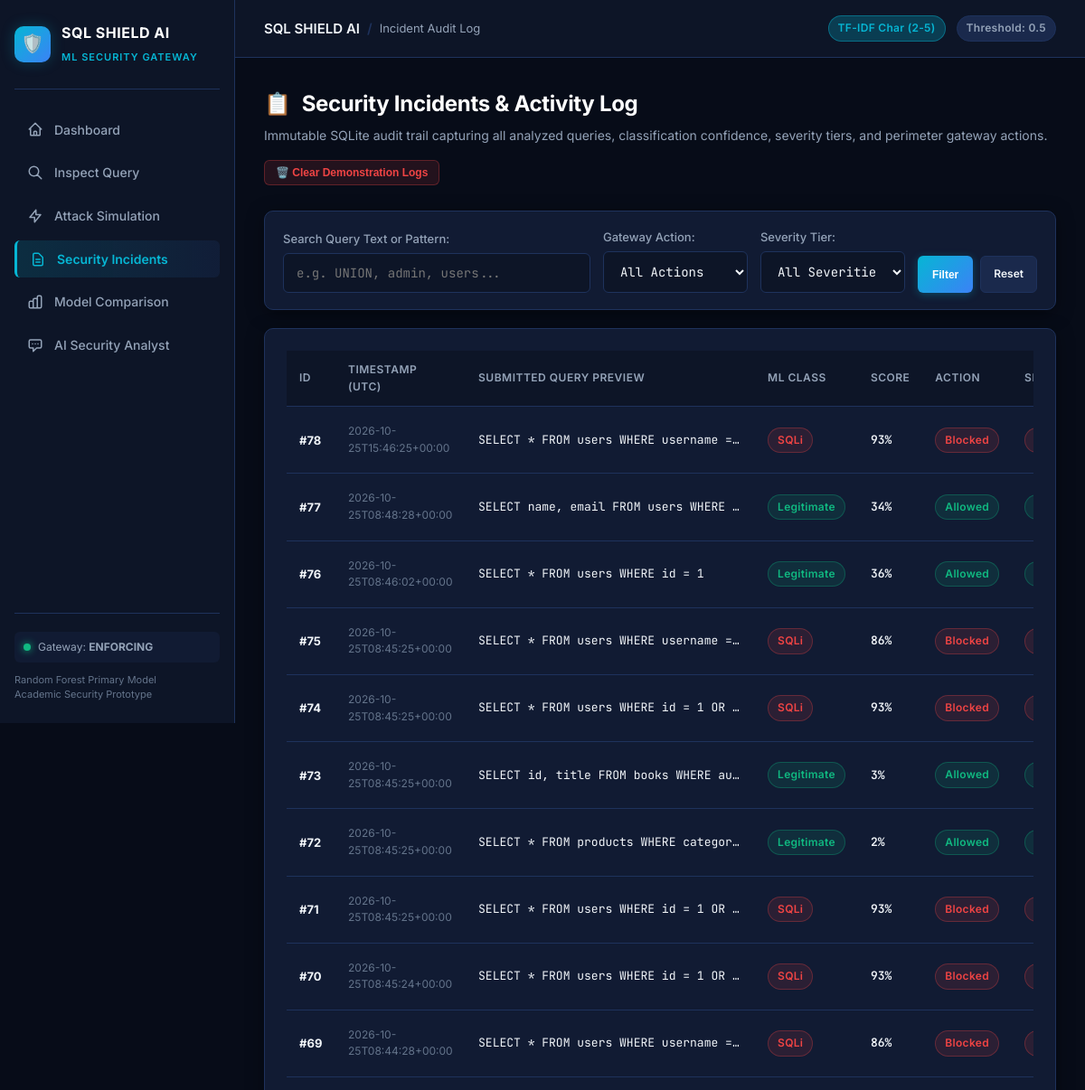
Page /incidents (upper part) on the earlier database version.
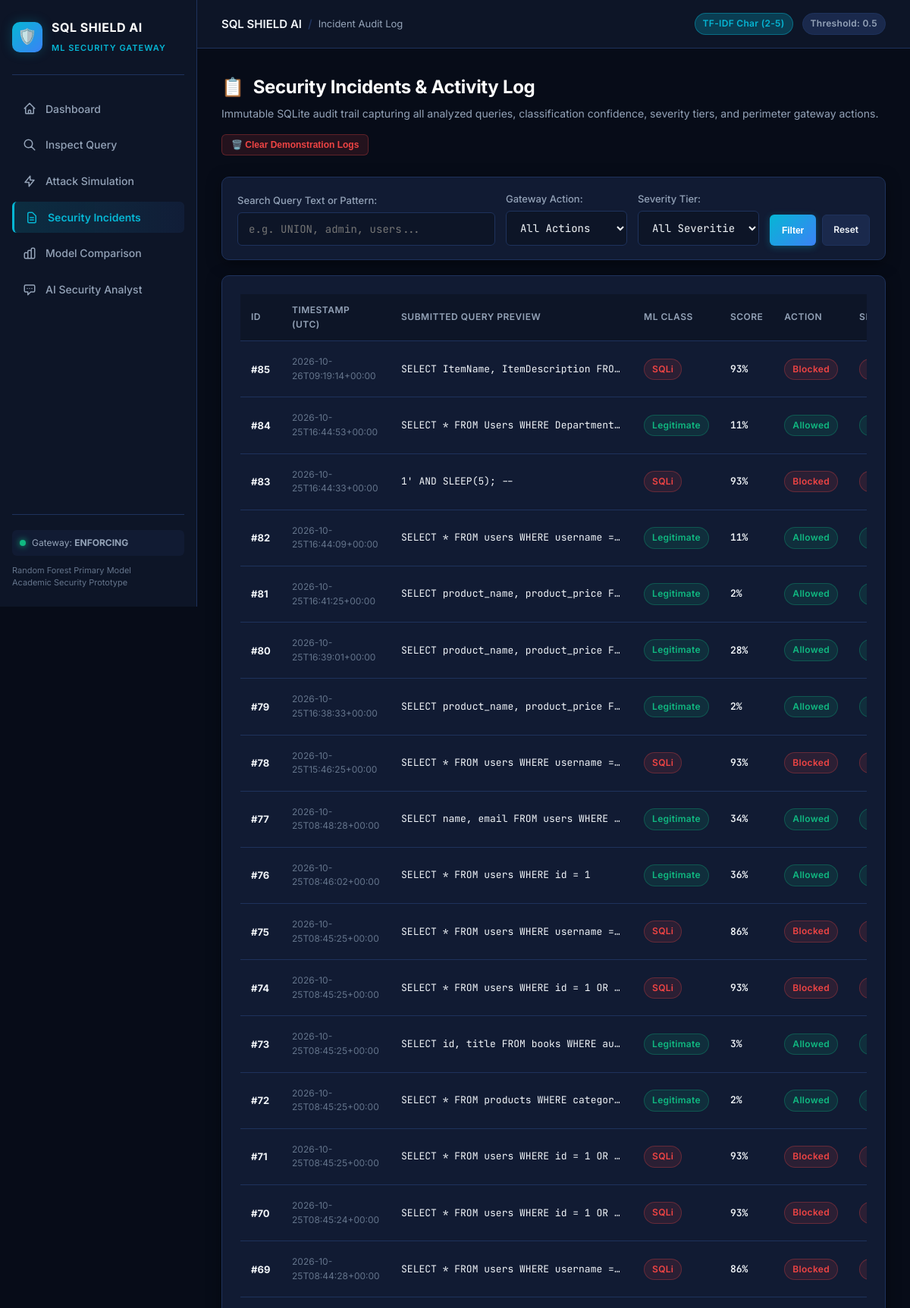
Same page on the later database version.
### tables this page shows
CREATE TABLE incidents (
    id INTEGER PRIMARY KEY AUTOINCREMENT,
    timestamp TEXT NOT NULL,
    submitted_input TEXT NOT NULL,
    predicted_class TEXT NOT NULL,
    model_used TEXT NOT NULL,
    score REAL,
    action_taken TEXT NOT NULL,
    severity TEXT NOT NULL,
    explanation TEXT,
    mitigation TEXT
);

### app.py (the view)
@app.get("/incidents")
def incidents_page():
    action = request.args.get("action")
    severity = request.args.get("severity")
    search = request.args.get("search")
    incidents_list = list_incidents(limit=150, action=action, severity=severity, search=search)
    stats = get_stats()
    return render_template(
        "incidents.html",
        active="incidents",
        incidents=incidents_list,
        stats=stats,
        current_action=action or "",
        current_severity=severity or "",
        current_search=search or "",
        config=config,
    )

### database/db.py (called while the page is built)
def get_connection():
    conn = sqlite3.connect(DB_PATH)
    conn.row_factory = sqlite3.Row
    return conn

def list_incidents(limit=100, action=None, severity=None, search=None):
    query = "SELECT * FROM incidents WHERE 1=1"
    params = []
    if action:
        query += " AND action_taken = ?"
        params.append(action)
    if severity:
        query += " AND severity = ?"
        params.append(severity)
    if search:
        query += " AND (submitted_input LIKE ? OR explanation LIKE ?)"
        wildcard = f"%{search}%"
        params.extend([wildcard, wildcard])
    query += " ORDER BY id DESC LIMIT ?"
    params.append(int(limit))
    with get_connection() as conn:
        rows = conn.execute(query, params).fetchall()
        return [dict(r) for r in rows]

### templates/incidents.html (shortened to what this page needs)
{% extends "base.html" %}
{% block breadcrumb %}Incident Audit Log{% endblock %}
{% block content %}
<div class="page-header" style="display:flex; justify-content:space-between; align-items:flex-end; flex-wrap:wrap; gap:16px;">
  <div>
    <h1 class="page-title">
      <span>📋</span> Security Incidents & Activity Log
    </h1>
    <p class="page-subtitle">
      Immutable SQLite audit trail capturing all analyzed queries, classification confidence, severity tiers, and perimeter gateway actions.
    </p>
  </div>
  <div style="display:flex; gap:10px;">
    <button class="btn btn-danger btn-sm" onclick="openModal('clear-logs-modal')">
      🗑️ Clear Demonstration Logs
    </button>
  </div>
</div>
<div class="card" style="margin-bottom: 20px; padding: 18px 20px;">
  <form method="GET" action="/incidents" style="display:flex; gap:14px; flex-wrap:wrap; align-items:flex-end;">
    <div style="flex:1; min-width:240px;">
      <label class="form-label" style="margin-bottom:6px;">Search Query Text or Pattern:</label>
      <input type="text" name="search" class="form-control" placeholder="e.g. UNION, admin, users..." value="{{ current_search }}">
    </div>
    <div style="width:160px;">
      <label class="form-label" style="margin-bottom:6px;">Gateway Action:</label>
      <select name="action" class="form-control">
        <option value="" {{ 'selected' if not current_action else '' }}>All Actions</option>
      </select>
    </div>
    <div style="width:160px;">
      <label class="form-label" style="margin-bottom:6px;">Severity Tier:</label>
      <select name="severity" class="form-control">
        <option value="" {{ 'selected' if not current_severity else '' }}>All Severities</option>
      </select>
    </div>
    <div style="display:flex; gap:8px;">
      <button type="submit" class="btn btn-primary btn-sm" style="padding:10px 16px;">Filter</button>
      <a href="/incidents" class="btn btn-secondary btn-sm" style="padding:10px 14px;">Reset</a>
    </div>
  </form>
</div>
<div class="card">
  {% if incidents %}
  <div class="table-responsive">
    <table class="data-table">
      <thead>
        <tr>
          <th>ID</th>
          <th>Timestamp (UTC)</th>
          <th>Submitted Query Preview</th>
          <th>ML Class</th>
          <th>Score</th>
          <th>Action</th>
          <th>Severity</th>
        </tr>
      </thead>
      <tbody>
        {% for inc in incidents %}
        <tr>
          <td style="font-weight: 700;">#{{ inc.id }}</td>
          <td style="color:var(--text-muted); font-size:12px;">{{ inc.timestamp }}</td>
          <td class="code-cell" title="{{ inc.submitted_input }}">{{ inc.submitted_input }}</td>
          <td>
            <span class="badge {{ 'badge-block' if inc.predicted_class == 'SQLi' else 'badge-allow' }}">
              {{ inc.predicted_class }}
            </span>
          </td>
          <td style="font-family:var(--font-mono); font-weight:600;">
            {{ (inc.score * 100)|round|int }}%
          </td>
          <td>
            <span class="badge {{ 'badge-block' if inc.action_taken == 'Blocked' else 'badge-allow' }}">
              {{ inc.action_taken }}
            </span>
          </td>
          <td>
            <span class="badge {{ 'badge-block' if inc.severity == 'High' else ('badge-warn' if inc.severity == 'Medium' else 'badge-allow') }}">
            </span>
          </td>
        </tr>
        {% endfor %}
      </tbody>
    </table>
  </div>
  {% endif %}
</div>
{% endblock %}

### templates/base.html (shortened to what this page needs)
<!DOCTYPE html>
<html lang="en">
<head>
  <link rel="stylesheet" href="{{ url_for('static', filename='css/style.css') }}">
</head>
<body>
  <div class="app-container">
    <aside class="sidebar">
      <a href="/" class="brand">
        <div class="brand-icon">🛡️</div>
        <div class="brand-info">
          <h1>SQL SHIELD AI</h1>
          <span>ML Security Gateway</span>
        </div>
      </a>
      <ul class="nav-menu">
        <li>
          <a href="/" class="nav-link {{ 'active' if active == 'dashboard' else '' }}">
            <svg fill="none" stroke="currentColor" viewBox="0 0 24 24"><path stroke-linecap="round" stroke-linejoin="round" d="M3 12l2-2m0 0l7-7 7 7M5 10v10a1 1 0 001 1h3m10-11l2 2m-2-2v10a1 1 0 01-1 1h-3m-6 0a1 1 0 001-1v-4a1 1 0 011-1h2a1 1 0 011 1v4a1 1 0 001 1m-6 0h6"/></svg>
            Dashboard
          </a>
        </li>
        <li>
          <a href="/detect" class="nav-link {{ 'active' if active == 'detect' else '' }}">
            <svg fill="none" stroke="currentColor" viewBox="0 0 24 24"><path stroke-linecap="round" stroke-linejoin="round" d="M21 21l-6-6m2-5a7 7 0 11-14 0 7 7 0 0114 0z"/></svg>
            Inspect Query
          </a>
        </li>
        <li>
          <a href="/simulation" class="nav-link {{ 'active' if active == 'simulation' else '' }}">
            <svg fill="none" stroke="currentColor" viewBox="0 0 24 24"><path stroke-linecap="round" stroke-linejoin="round" d="M13 10V3L4 14h7v7l9-11h-7z"/></svg>
            Attack Simulation
          </a>
        </li>
        <li>
          <a href="/incidents" class="nav-link {{ 'active' if active == 'incidents' else '' }}">
            <svg fill="none" stroke="currentColor" viewBox="0 0 24 24"><path stroke-linecap="round" stroke-linejoin="round" d="M9 12h6m-6 4h6m2 5H7a2 2 0 01-2-2V5a2 2 0 012-2h5.586a1 1 0 01.707.293l5.414 5.414a1 1 0 01.293.707V19a2 2 0 01-2 2z"/></svg>
            Security Incidents
          </a>
        </li>
        <li>
          <a href="/model-comparison" class="nav-link {{ 'active' if active == 'models' else '' }}">
            <svg fill="none" stroke="currentColor" viewBox="0 0 24 24"><path stroke-linecap="round" stroke-linejoin="round" d="M9 19v-6a2 2 0 00-2-2H5a2 2 0 00-2 2v6a2 2 0 002 2h2a2 2 0 002-2zm0 0V9a2 2 0 012-2h2a2 2 0 012 2v10m-6 0a2 2 0 002 2h2a2 2 0 002-2m0 0V5a2 2 0 012-2h2a2 2 0 012 2v14a2 2 0 01-2 2h-2a2 2 0 01-2-2z"/></svg>
            Model Comparison
          </a>
        </li>
        <li>
          <a href="/analyst" class="nav-link {{ 'active' if active == 'analyst' else '' }}">
            <svg fill="none" stroke="currentColor" viewBox="0 0 24 24"><path stroke-linecap="round" stroke-linejoin="round" d="M8 10h.01M12 10h.01M16 10h.01M9 16H5a2 2 0 01-2-2V6a2 2 0 012-2h14a2 2 0 012 2v8a2 2 0 01-2 2h-5l-5 5v-5z"/></svg>
            AI Security Analyst
          </a>
        </li>
      </ul>
      <div class="sidebar-footer">
        <div class="status-indicator">
          <span class="status-dot"></span>
          <span>Gateway: <strong>ENFORCING</strong></span>
        </div>
        <p style="color:var(--text-muted);font-size:11px;line-height:1.4;">
          Random Forest Primary Model<br>
          Academic Security Prototype
        </p>
      </div>
    </aside>
    <div class="main-wrapper">
      <header class="topbar">
        <div class="topbar-title">
          <span>SQL SHIELD AI</span>
          <span style="color:var(--border-color);">/</span>
          <span style="color:var(--text-secondary);font-size:13px;font-weight:400;">
            {% block breadcrumb %}Defense Console{% endblock %}
          </span>
        </div>
        <div class="topbar-badges">
          <span class="badge badge-cyan">TF-IDF Char (2-5)</span>
          <span class="badge badge-neutral">Threshold: {{ config.DEFAULT_THRESHOLD }}</span>
        </div>
      </header>
      <main class="content-container">
        {% block content %}{% endblock %}
      </main>
    </div>
  </div>
</body>
</html>

Differences in the rows shown:
added incidents: id "85", timestamp "2026-10-26T09:19:14+00:00", submitted_input "SELECT ItemName, ItemDescription FRO…", predicted_class "SQLi", (inc.score*100)|round|int "93", action_taken "Blocked", severity "High" (drawn)
added incidents: id "84", timestamp "2026-10-25T16:44:53+00:00", submitted_input "SELECT * FROM Users WHERE Department…", predicted_class "Legitimate", (inc.score*100)|round|int "11", action_taken "Allowed"
added incidents: id "83", timestamp "2026-10-25T16:44:33+00:00", submitted_input "1' AND SLEEP(5); --", predicted_class "SQLi", (inc.score*100)|round|int "93", action_taken "Blocked", severity "High" (drawn)
added incidents: id "82", timestamp "2026-10-25T16:44:09+00:00", submitted_input "SELECT * FROM users WHERE username =…", predicted_class "Legitimate", (inc.score*100)|round|int "11", action_taken "Allowed"
added incidents: id "81", timestamp "2026-10-25T16:41:25+00:00", submitted_input "SELECT product_name, product_price F…", predicted_class "Legitimate", (inc.score*100)|round|int "2", action_taken "Allowed"
added incidents: id "80", timestamp "2026-10-25T16:39:01+00:00", submitted_input "SELECT product_name, product_price F…", predicted_class "Legitimate", (inc.score*100)|round|int "28", action_taken "Allowed"
added incidents: id "79", timestamp "2026-10-25T16:38:33+00:00", submitted_input "SELECT product_name, product_price F…", predicted_class "Legitimate", (inc.score*100)|round|int "2", action_taken "Allowed"
